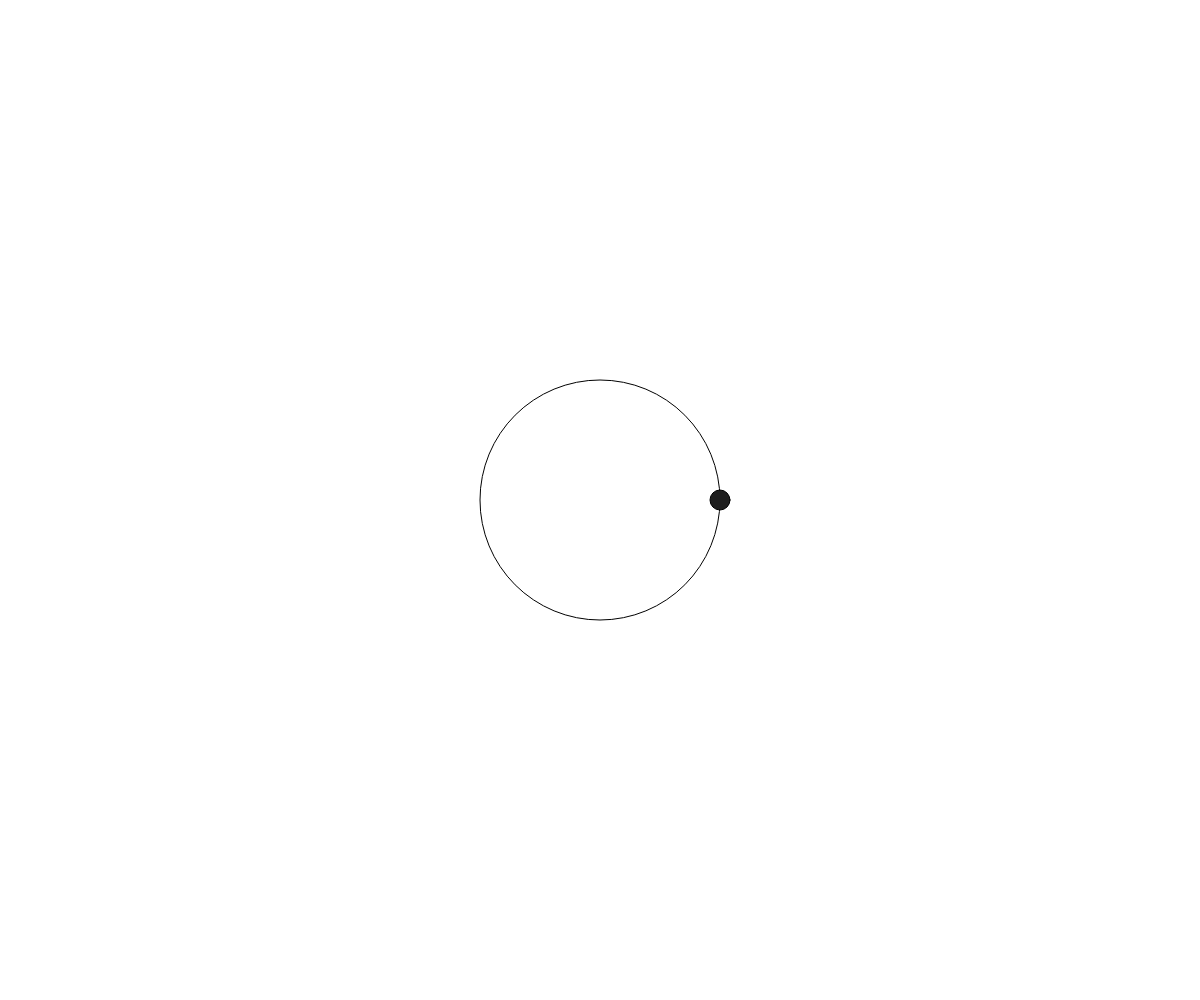
Frame 1 (no input)
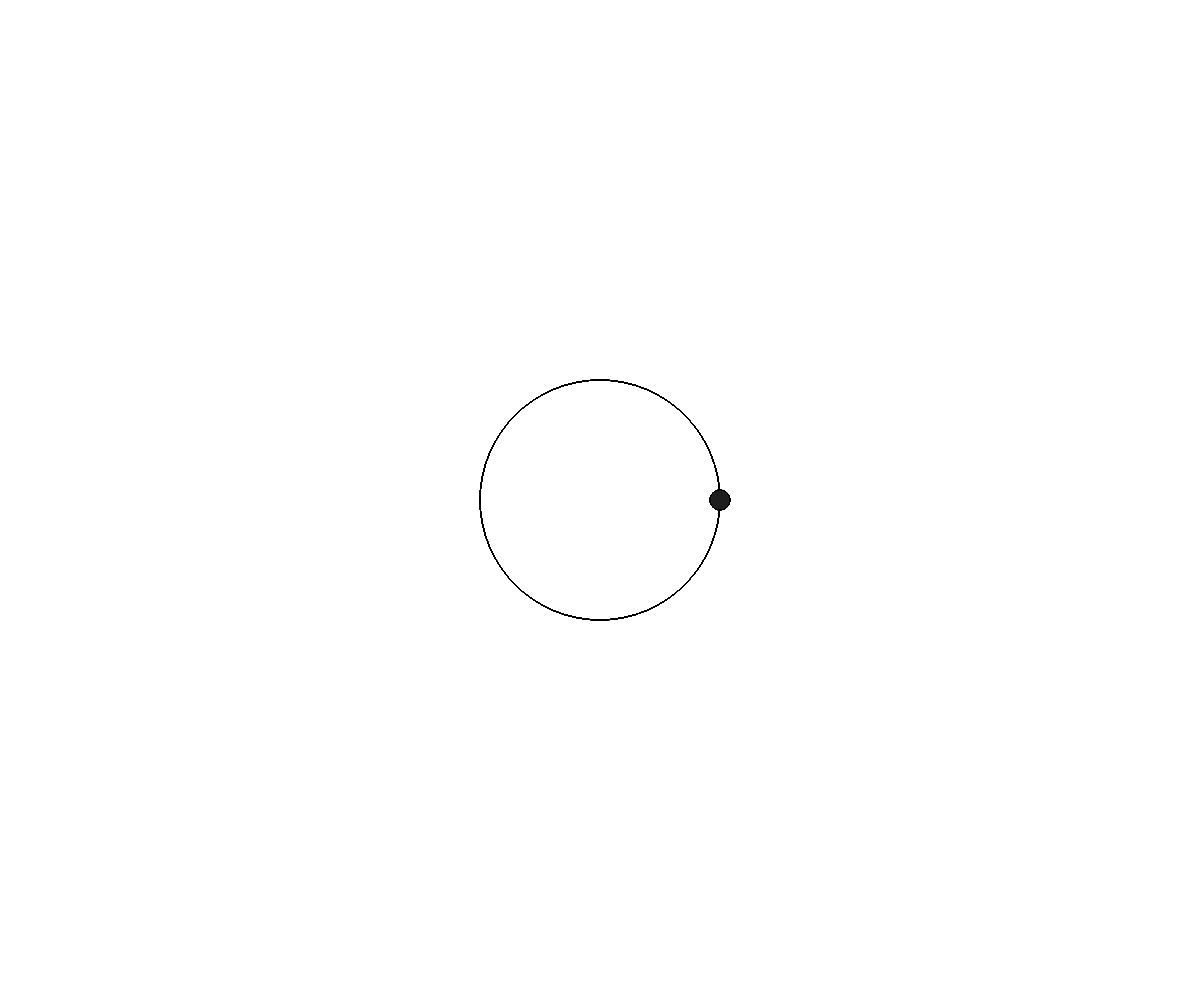
Frame 60 (no input)
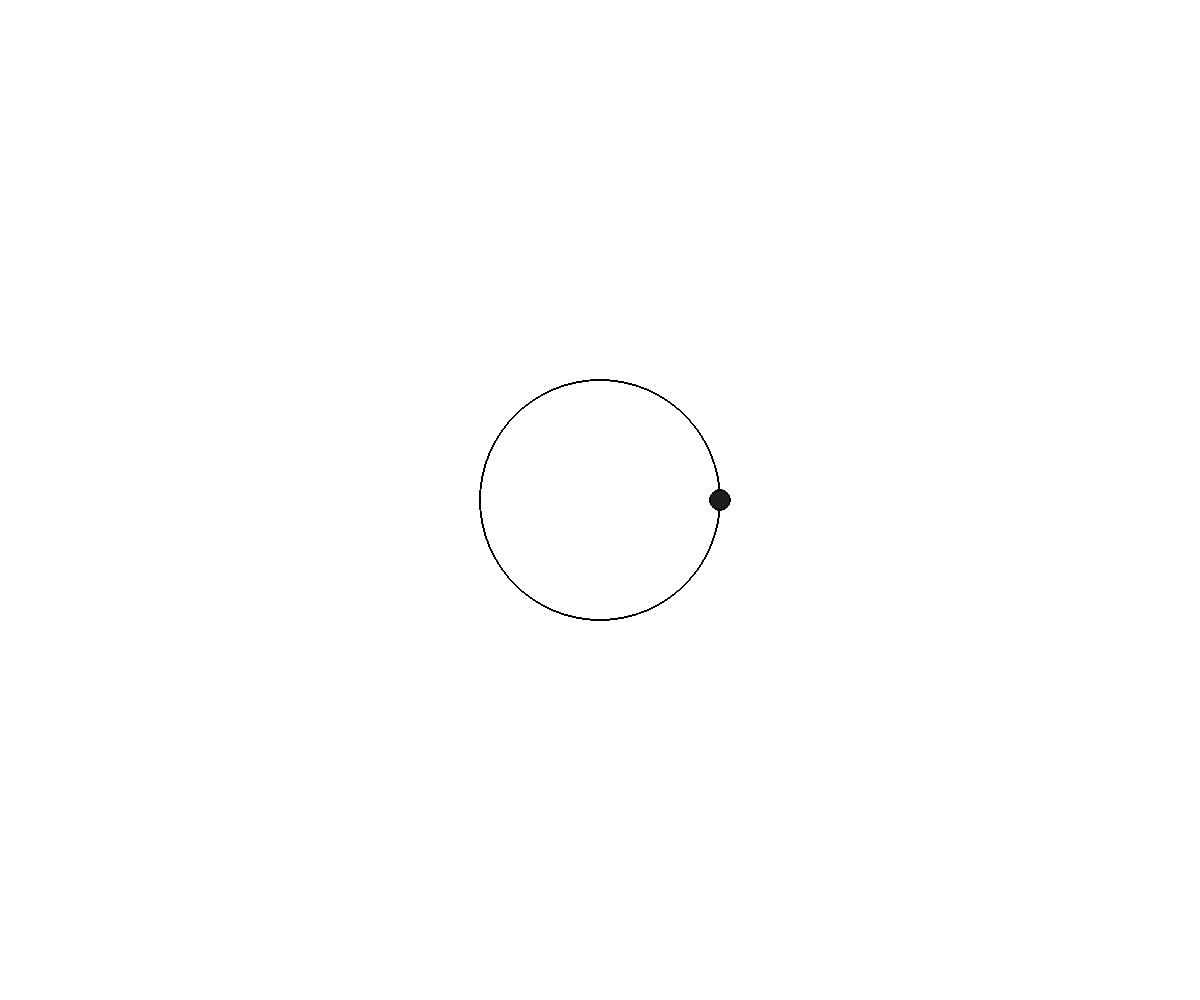
Frame 120 (the mouse pressed at the canvas centre since frame 60)

The p5.js sketch that drew these frames (run headless with seeded random() and noise() and a simulated clock; from frame 60 on, the mouse is pressed at the canvas centre):

// p5.js sketch
// ── sketch.js
function setup() {
  createCanvas(windowWidth, windowHeight);
}

function draw() {
  translate(width / 2, height / 2);

  noFill();
  var radius = width * 0.1;
  ellipse(0, 0, radius * 2, radius * 2);

  fill(30);
  var x = cos(radians(360)) * radius;
  var y = sin(radians(360)) * radius;
  ellipse(x, y, 20, 20);
}
